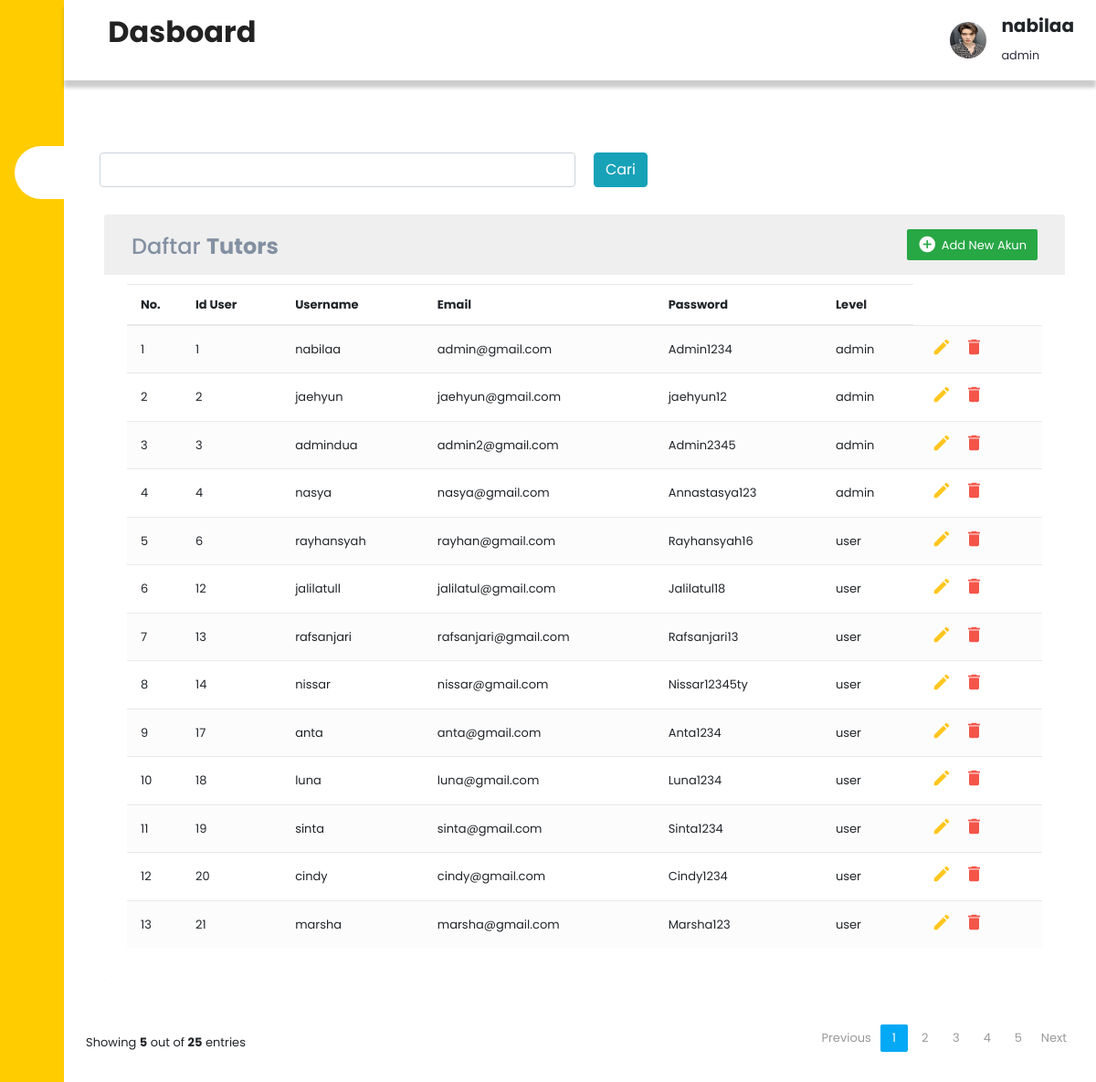
Screenshot of /account.php (signed in) with the database file from the repository.
### tables this page shows
CREATE TABLE `user` (
  `id_user` int(10) NOT NULL,
  `username` varchar(256) NOT NULL,
  `email` varchar(256) NOT NULL,
  `password` varchar(256) NOT NULL,
  `level` varchar(50) NOT NULL
);

### account.php (the view, shortened to what this page needs)
<?php
if (isset($_SESSION['id_user']) && isset($_SESSION['username'])) {
 ?>
<!DOCTYPE html>
<html lang="en">
<head>
    <link rel="stylesheet" href="https://maxst.icons8.com/vue-static/landings/line-awesome/line-awesome/1.3.0/css/line-awesome.min.css">
    <link rel="stylesheet" href="https://stackpath.bootstrapcdn.com/bootstrap/4.5.0/css/bootstrap.min.css">
    <link rel="stylesheet" href="https://maxcdn.bootstrapcdn.com/font-awesome/4.7.0/css/font-awesome.min.css">
    <link rel="stylesheet" href="assets/css/bootstrap.min.css">
    <link rel="stylesheet" type="text/css" href="yaaa.css">
</head>
<body>
    <div class="sidebar">
        <div class="sidebar-brand">
            <h2><span class="lab la-accusoft" style="color: #fff;"></span> <span style="color: #fff; font-size: 25px;"><b>PRITECH</b></span></h1>
        </div>
    <div class="sidebar-menu">
    <ul>
        <li>
            <a href="mainindex.php"><span class="las la-igloo"></span><span>Dasboard</span></a>
        </li>
        <li>
            <a href="account.php" class="active"><span class="las la-user-circle"></span><span>Account</span></a>
        </li>
        <li>
            <a href="murid.php"><span class="las la-clipboard-list"></span><span>Daftar Murid</span></a>
        </li>
        <li>
            <a href="draftutor.php"><span class="las la-users"></span><span>Tutor</span></a>
        </li>
        <li>
            <a href="kursus.php"><span class="las la-user"></span><span>Course</span></a>
        </li>
        <li>
            <a href="logout.php"><span class="las la-user"></span><span>Logout</span></a>
        </li>
    </ul>
    </div>
    </div>
    <div class="main-content">
        <header>
            <h2>
            <label for="nav-toggle">
            <span class="las la-bars"></span>
            </label> <span><b>Dasboard</b></span>
            </h2>
            <div class="user-wrapper">
                <img src="assets/images/jaehyun.jpg" width="40px" height="40px" alt="">
                <div>
                <h5><b><?php echo $_SESSION['username'];?></b></h5>
                <small>admin</small>
                </div>
            </div>
        </header>
     <main>
     <div class="container-xl" style="margin-left: 0px;">
    <form action="<?php echo $_SERVER["PHP_SELF"];?>" method="post">
        <div class="form-group">
        <tr>
        <td>
        <?php
        $id_user="";
        ?>
        <input type="text" name="id_user" value="<?php echo $id_user;?>" class="form-control"  required/>
        </td>
        <td>
        <input type="submit" class="btn btn-info" value="Cari">
        </td>
        </tr>
        </div>
    <div class="table-responsive">
        <div class="table-wrapper">
            <div class="table-title">
                <div class="row">
                    <div class="col-sm-6">
                        <h2>Daftar <b>Tutors</b></h2>
                    </div>
                    <div class="col-sm-6">
                        <a href="adduser.php" class="btn btn-success" data-toggle="modal" data-target=""><i class="material-icons">&#xE147;</i> <span>Add New Akun</span></a>
                    </div>
                </div>
            </div>
            <table class="table table-striped table-hover">
                <thead>
                    <tr>
                        <th>No.</th>
                        <th>Id User</th>
                        <th>Username</th>
                        <th>Email</th>
                        <th>Password</th>
                        <th>Level</th>
                    </tr>
                </thead>
                <tbody>
        <?php
        include "koneksi.php";
        if (isset($_POST['id_user'])) {
            $id_user=trim($_POST['id_user']);
            $sql="SELECT * FROM user WHERE id_user LIKE '%".$id_user."%' or username like '%".$id_user."%' or email like '%".$id_user."%' or password like '%".$id_user."%' or level like '%".$id_user."%' ORDER BY id_user asc";
        }else {
            $sql="SELECT * FROM user ORDER BY id_user asc";
        }
        $hasil=mysqli_query($koneksi,$sql);
        $no=0;
        while ($data = mysqli_fetch_array($hasil)) {
            $no++;
            ?>
                <tr>
                    <td><?php echo $no; ?></td>
                    <td><?php echo $data['id_user']; ?></td>
                    <td><?php echo $data['username']; ?></td>
                    <td><?php echo $data['email']; ?></td>
                    <td><?php echo $data['password'] ; ?></td>
                    <td><?php echo $data['level'] ; ?></td>
                    <td>
                        <a href="updateuser.php?id_user=<?php echo $data['id_user']; ?>" class="edit" data-toggle="modal"><i class="material-icons" data-toggle="tooltip" title="Edit">&#xE254;</i></a>
                        <a href="deluser.php?id_user=<?php echo $data['id_user']; ?>" class="delete" onclick="return confirm(\'Yakin ingin menghapus data ini?\')" data-toggle="modal"><i class="material-icons" data-toggle="tooltip" title="Delete">&#xE872;</i></a>
                    </td>
                    </tr>
        <?php
        }
        ?>
                </tbody>
            </table>
        </div>
    </div>
</form>
</div>
            <div class="clearfix">
                <div class="hint-text">Showing <b>5</b> out of <b>25</b> entries</div>
                <ul class="pagination">
                    <li class="page-item disabled"><a href="#">Previous</a></li>
                    <li class="page-item active"><a href="#" class="page-link">1</a></li>
                    <li class="page-item"><a href="#" class="page-link">2</a></li>
                    <li class="page-item "><a href="#" class="page-link">3</a></li>
                    <li class="page-item"><a href="#" class="page-link">4</a></li>
                    <li class="page-item"><a href="#" class="page-link">5</a></li>
                    <li class="page-item"><a href="#" class="page-link">Next</a></li>
                </ul>
            </div>
        </div>
</body>
</html>
<?php
}
?>

### yaaa.css (style rules this page uses)
:root { --main-color:#FFCC00; --color-dark:#2F2E41; --text-grey:#8390A2; }
* { padding: 0; margin: 0; box-sizing: border-box; list-style-type: none; text-decoration: none; font-family: 'Poppins', sans-serif; }
.sidebar { width: 260px; position: fixed; left: 0; top: 0; height: 100%; background: var(--main-color); z-index: 100; transition: width 300ms; }
.sidebar-brand { height: 90px; padding: 1rem 0rem 1rem 2rem; color: var(--color-dark); }
.sidebar-menu { margin-top: 1rem; }
.sidebar-menu li { width: 100%; margin-bottom: 1.7rem; padding-left: 1rem; }
.sidebar-menu a { padding-left: 1rem; display: block; color: #fff; font-size: 1.1rem; }
.sidebar-menu a.active { background: #fff; padding-top: 1rem; padding-bottom: 1rem; color: var(--main-color); border-radius: 30px 0px 0px 30px; }
.sidebar-menu a span:first-child { font-size: 1..5rem; padding-right: 1rem; }
.main-content { transition: margin-left 300ms; margin-left: 260px; }
header { display: flex; z-index:9999; justify-content: space-between; padding: 1rem 1.5rem; background-color: #fff; box-shadow: 0px 8px 4px 0px rgba(0,0,0,0.2); position: fixed; left: 260px; width: calc(100% - 260px); top: 0; transition: left 300ms; }
header h2 { color: #222; }
header label span { font-size: 1.7rem; padding-right: 1rem; }
.user-wrapper { display: flex; align-items: center; }
.user-wrapper img { border-radius: 50%; margin-right: 1rem; }
.user-wrapper small { display: inline-block; color: var(--color-dark); }
main { margin-top: 85px; padding: 2rem 1.5rem; min-height: calc(100vh - 90px); }
.container-xl { color: #566787; font-family: 'Varela Round', sans-serif; font-size: 13px; margin-left: 250px; margin-top: 50px; margin-bottom: 3rem; }
.form-group { margin-top: 10px; column-width: 200px; display: flex; width: 600px; grid-gap: 20px; }
.table-responsive { margin: 30px 0; margin-left: 5px; }
.table-wrapper { background: #fff; padding: 20px 25px; border-radius: 3px; min-width: 1000px; box-shadow: 0 1px 1px rgba(0,0,0,.05); left: 0; }
.table-title { padding-bottom: 15px; background: #efefef; color: var(--text-grey); padding: 16px 30px; min-width: 100%; margin: -20px -25px 10px; border-radius: 3px 3px 0 0; }
.table-title h2 { margin: 5px 0 0; font-size: 24px; }
.table-title .btn { color: #fff; float: right; font-size: 13px; border: none; min-width: 50px; border-radius: 2px; border: none; outline: none !important; margin-left: 10px; }
.table-title .btn i { float: left; font-size: 21px; margin-right: 5px; }
.table-title .btn span { float: left; margin-top: 2px; }
table.table tr th, table.table tr td { border-color: #e9e9e9; padding: 12px 15px; vertical-align: middle; }
table.table tr th:first-child { width: 60px; }
table.table tr th:last-child { width: 100px; }
table.table-striped tbody tr:nth-of-type(odd) { background-color: #fcfcfc; }
table.table td:last-child i { opacity: 0.9; font-size: 22px; margin: 0 5px; }
table.table td a { font-weight: bold; color: #566787; display: inline-block; text-decoration: none; outline: none !important; }
table.table td a.edit { color: #FFC107; }
table.table td a.delete { color: #F44336; }
table.table td i { font-size: 19px; }
.pagination { float: right; margin: 0 0 5px; }
.pagination li a { border: none; font-size: 13px; min-width: 30px; min-height: 30px; color: #999; margin: 0 2px; line-height: 30px; border-radius: 2px !important; text-align: center; padding: 0 6px; }
.pagination li.active a, .pagination li.active a.page-link { background: #03A9F4; }
.hint-text { float: left; margin-top: 10px; font-size: 13px; }
@media only screen and (max-width: 1200px) { .sidebar { width: 70px; } }
@media only screen and (max-width: 1200px) { .sidebar .sidebar-brand, .sidebar li { padding-left: 1rem; text-align: center; } }
@media only screen and (max-width: 1200px) { .sidebar li a { padding-left: 0rem; } }
@media only screen and (max-width: 1200px) { .main-content { margin-left: 70px; } }
@media only screen and (max-width: 1200px) { .main-content header { width: calc(100% - 70px); left: 70px; } }

### rows the page displays
user: id_user "1", username "nabilaa", email "admin@gmail.com", password "Admin1234", level "admin"
user: id_user "2", username "jaehyun", email "jaehyun@gmail.com", password "jaehyun12", level "admin"
user: id_user "3", username "admindua", email "admin2@gmail.com", password "Admin2345", level "admin"
user: id_user "4", username "nasya", email "nasya@gmail.com", password "Annastasya123", level "admin"
user: id_user "6", username "rayhansyah", email "rayhan@gmail.com", password "Rayhansyah16", level "user"
user: id_user "12", username "jalilatull", email "jalilatul@gmail.com", password "Jalilatul18", level "user"
user: id_user "13", username "rafsanjari", email "rafsanjari@gmail.com", password "Rafsanjari13", level "user"
user: id_user "14", username "nissar", email "nissar@gmail.com", password "Nissar12345ty", level "user"
user: id_user "17", username "anta", email "anta@gmail.com", password "Anta1234", level "user"
user: id_user "18", username "luna", email "luna@gmail.com", password "Luna1234", level "user"
user: id_user "19", username "sinta", email "sinta@gmail.com", password "Sinta1234", level "user"
user: id_user "20", username "cindy", email "cindy@gmail.com", password "Cindy1234", level "user"
user: id_user "21", username "marsha", email "marsha@gmail.com", password "Marsha123", level "user"

### other values shown
$_SESSION['username'] "nabilaa"
